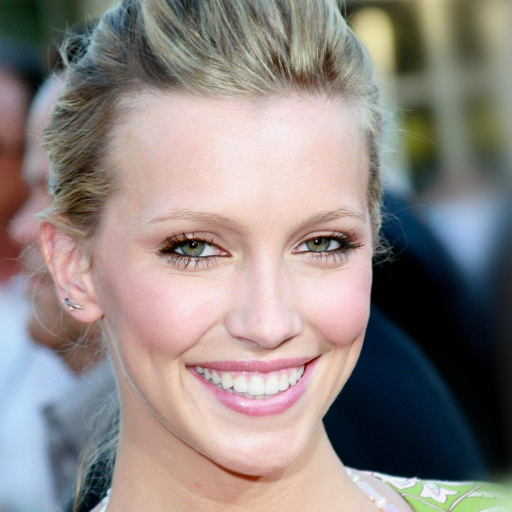
#> input picture imgs/518.jpg, 1024 x 1024 px, found by its file name (shown at 1/2 size)
$ python pic_resolution.py
#> lines starting #> are read from the running program, lines starting #| are printed output that depends on the picture
# Import the Images module from pillow
from PIL import Image
import cv2

# Open the image by specifying the image path.
image_path = '/home/jing/FIQA_repo/img_test/518.jpg'
image_file = Image.open(image_path)
#> image_file is the input picture: PIL image 1024x1024 RGB; mean R, G, B 143, 134, 130.7

# get the width and height of picture
width, height = Image.open(image_path).size
#> width = 1024; height = 1024
width1 = round(width * 3/4 )
#> width1 = 768
height1 = round(height * 3/4)
#> height1 = 768
new_image = image_file.resize((width1, height1))
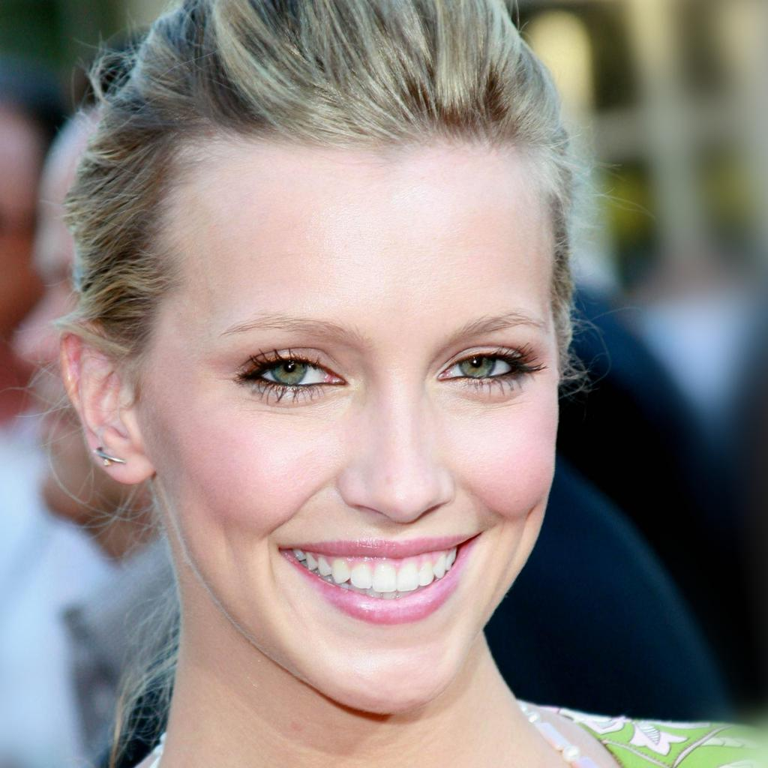
#> new_image: PIL image 768x768 RGB; mean R, G, B 143, 134, 130.7
new_image.save('/home/jing/FIQA_repo/img_test/518_1.jpg')
img1 =cv2.imread('/home/jing/FIQA_repo/img_test/518_1.jpg')
print('Image Width is',img1.shape[1])
#| Image Width is 768
print('Image Height is',img1.shape[0])
#| Image Height is 768
width2 = round(width * 1/2 )
#> width2 = 512
height2 = round(height * 1/2)
#> height2 = 512
new_image = image_file.resize((width2, height2))
#> new_image: PIL image 512x512 RGB
new_image.save('/home/jing/FIQA_repo/img_test/518_2.jpg')
img1 =cv2.imread('/home/jing/FIQA_repo/img_test/518_2.jpg')
#> img1: shape (512, 512, 3)
print('Image Width is',img1.shape[1])
#| Image Width is 512
print('Image Height is',img1.shape[0])
#| Image Height is 512
width3 = round(width * 1/4 )
#> width3 = 256
height3 = round(height * 1/4)
#> height3 = 256
new_image = image_file.resize((width3, height3))
#> new_image: PIL image 256x256 RGB
new_image.save('/home/jing/FIQA_repo/img_test/518_3.jpg')
img1 =cv2.imread('/home/jing/FIQA_repo/img_test/518_3.jpg')
#> img1: shape (256, 256, 3)
print('Image Width is',img1.shape[1])
#| Image Width is 256
print('Image Height is',img1.shape[0])
#| Image Height is 256
